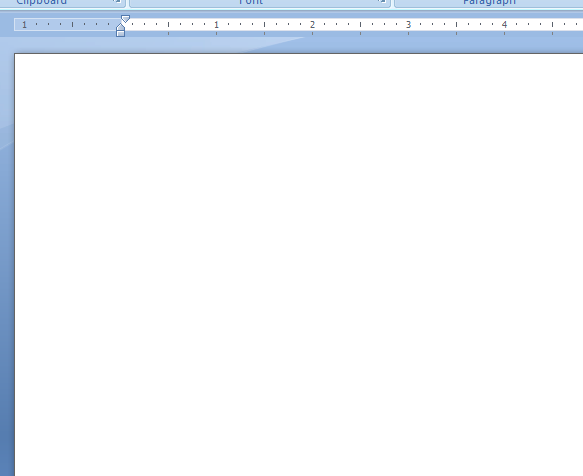
#> input picture data.PNG, 583 x 476 px; its folder holds only this picture in this run
$ python -i classification.py   (imports and definitions only)   (Python 2 division)   (older library calls are emulated)
#> lines starting #> are read from the running program, lines starting #| are printed output that depends on the picture; after the words box and inside, x2 and y2 are one past the last pixel; in counts of white or black regions, pixels touching at a corner belong together
import wx

import argparse
import cv2
import matplotlib.pyplot as plt
import cv2
import numpy as np
import sys
import glob
import math
import time
import os
import itertools
#import requests
from PIL import Image
from numpy import average, linalg, dot
from skimage.segmentation import slic
from skimage.segmentation import mark_boundaries
from skimage.util import img_as_float
import matplotlib.pyplot as plt
import numpy as np
import argparse
from skimage import io, color, img_as_ubyte
from skimage.feature import greycomatrix, greycoprops
from sklearn.metrics.cluster import entropy
from PIL import Image, ImageStat

from scipy.stats import kurtosis, skew

import math
import argparse
import imutils

import pywt
import pywt.data
import matplotlib.pyplot as plt
import math
from matplotlib.figure import Figure
from matplotlib.backends.backend_wxagg import FigureCanvasWxAgg as FigureCanvas

class Example(wx.Frame):

    # [217 lines left out: functions __init__, InitUI, scale_bitmap, OnClose, OnClosepre, OnClosewave and 1 more, not called in this run]


def feature ( filename ):
#> called with filename = 'data.PNG'
    img = Image.open(filename)
#> img is the input picture: PIL image 583x476 RGBA; mean R, G, B, A 243.6, 246.9, 250.8, 255


    im = Image.open(filename)
    im_grey = im.convert('LA') # convert to grayscale
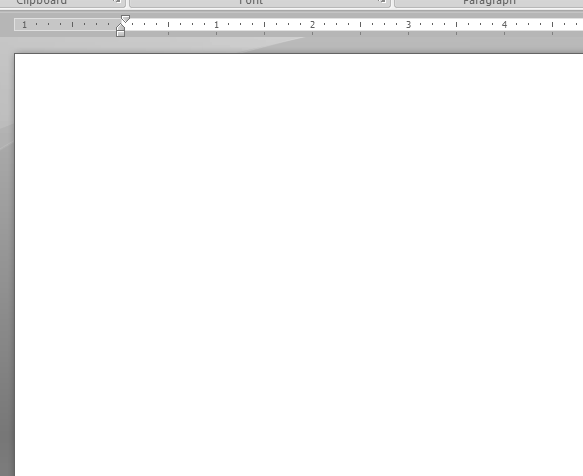
#> im_grey: PIL image 583x476 LA; mean R, G, B, A 246.3, 246.3, 246.3, 255
    width,height = im.size
#> width = 583; height = 476

    total=0
    for i in range(0,width):
        for j in range(0,height):
            total += im_grey.getpixel((i,j))[0]
#> after the loop, total = 68357254

    mean = total / (width * height)
#> mean = 246


    image = cv2.imread(filename)
    gray = cv2.cvtColor(image, cv2.COLOR_BGR2GRAY)
    blurred = cv2.GaussianBlur(gray, (5, 5), 0)
    thresh = cv2.threshold(blurred, 60, 255, cv2.THRESH_BINARY)[1]
#> thresh: shape (476, 583); every value is 255

    cnts = cv2.findContours(thresh.copy(), cv2.RETR_EXTERNAL,
            cv2.CHAIN_APPROX_SIMPLE)
#> cnts = 1 contour; box (x1, y1, x2, y2) and area: (0, 0, 583, 476) 276450
    cnts = cnts[0] if imutils.is_cv2() else cnts[1]
#> cnts = [[[0, 0], [0, 475], [582, 475], [582, 0]]]

    x=np.asarray(im)


    g_kernel = cv2.getGaborKernel((21, 21), 8.0, np.pi/4, 10.0, 0.5, 0, ktype=cv2.CV_32F)

    img = cv2.imread(filename)
    img = cv2.cvtColor(img, cv2.COLOR_BGR2GRAY)
    filtered_img = cv2.filter2D(img, cv2.CV_8UC3, g_kernel)


    img = cv2.imread(filename,0)
#> img: shape (476, 583); min 96, max 255, mean 246.5
    ret,thresh1 = cv2.threshold(img,127,255,cv2.THRESH_BINARY)
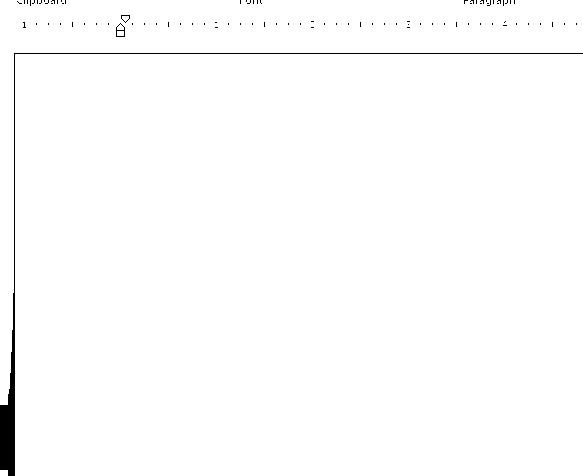
#> thresh1: shape (476, 583); 99.1% white; 91 black regions (88 under 20 px), largest, box (x1, y1, x2, y2) and area: (0, 53, 583, 476) 2236, (116, 23, 125, 37) 41, (121, 15, 130, 23) 22
    ret,thresh2 = cv2.threshold(img,127,255,cv2.THRESH_BINARY_INV)
    ret,thresh3 = cv2.threshold(img,127,255,cv2.THRESH_TRUNC)
    ret,thresh4 = cv2.threshold(img,127,255,cv2.THRESH_TOZERO)
    ret,thresh5 = cv2.threshold(img,127,255,cv2.THRESH_TOZERO_INV)
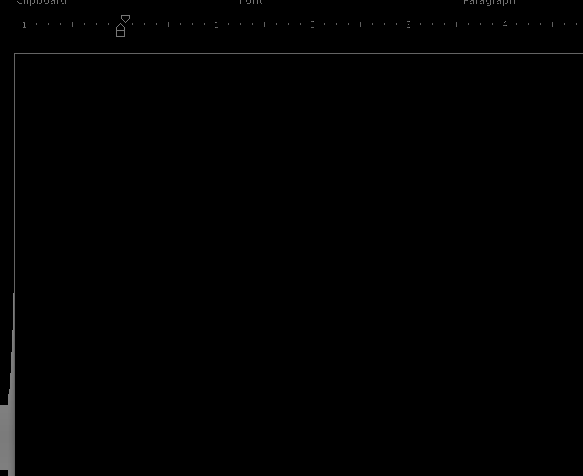
#> thresh5: shape (476, 583); min 0, max 127, mean 1

    titles = ['Original Image','BINARY','BINARY_INV','TRUNC','TOZERO','TOZERO_INV']
    images = [img, thresh1, thresh2, thresh3, thresh4, thresh5]

    for i in xrange(6):
        plt.subplot(2,3,i+1),plt.imshow(images[i],'gray')
        plt.title(titles[i])
        plt.xticks([]),plt.yticks([])

    #plt.show()


    #boader


    img = img
    edges = cv2.Canny(img,100,200)
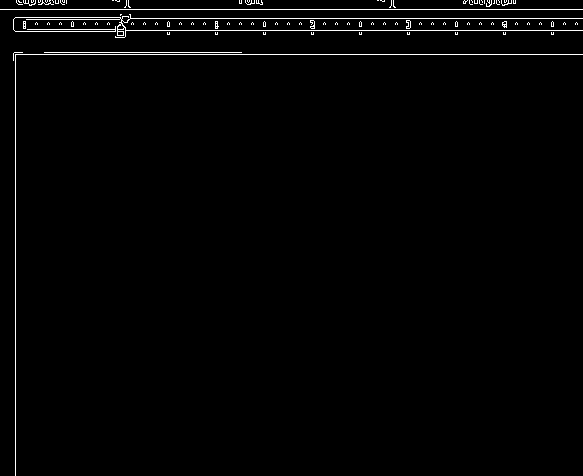
#> edges: shape (476, 583); 1.4% white in thin lines or dots

    plt.subplot(121),plt.imshow(img,cmap = 'gray')
    plt.title('Original Image'), plt.xticks([]), plt.yticks([])
    plt.subplot(122),plt.imshow(edges,cmap = 'gray')
    plt.title('Fractal Borders '), plt.xticks([]), plt.yticks([])

    #plt.show()


    h, w = g_kernel.shape[:2]
    g_kernel = cv2.resize(g_kernel, (3*w, 3*h), interpolation=cv2.INTER_CUBIC)


# [67 lines left out: functions superpixel, validate_contour, not called in this run]


def deg_to_rad(angle):
    return angle * np.pi / 180.0


def rad_to_deg(angle):
    return angle * 180 / np.pi


def enhance(img):
    kernel = np.array([[-1, 0, 1], [-2, 0, 2], [1, 0, 1]])
    return cv2.filter2D(img, -1, kernel)


# [207 lines left out: functions existingcall, ertcall, get_thumbnail, load_images, loadtrain, savefile and 2 more, not called in this run]


# [2 lines not run here, left out]

>>> result = feature('data.PNG')

$ run again, on aa.PNG
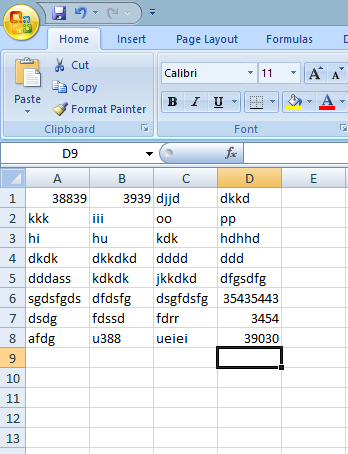
#> input picture aa.PNG, 348 x 454 px
#> in feature, img is the input picture: PIL image 348x454 RGBA; mean R, G, B, A 222.1, 229, 235.7, 255
#> after the loop in feature, `for i in range(0,width):`: total = 35981374
#> mean = 227
#> in feature, `thresh = cv2.threshold(blurred, 60, 255, cv2.THRESH_BINARY)[1]`:
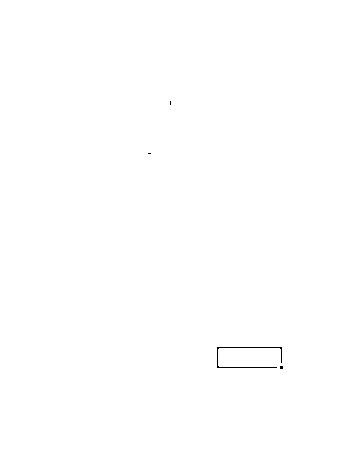
#> thresh: shape (454, 348); 99.9% white; black in thin lines or dots, all inside (x1, y1, x2, y2) = (148, 101, 283, 369)
#> in feature, `cnts = cv2.findContours(thresh.copy(), cv2.RETR_EXTERNAL, cv2.CHAIN_AP..`: cnts = 1 contour; box (x1, y1, x2, y2) and area: (0, 0, 348, 454) 157191
#> in feature, `cnts = cnts[0] if imutils.is_cv2() else cnts[1]`: cnts = [[[0, 0], [0, 453], [347, 453], [347, 0]]]
#> img: shape (454, 348)
#> thresh1: shape (454, 348); 96.5% white; black in thin lines or dots
#> thresh2: shape (454, 348); 3.5% white in thin lines or dots
#> in feature, `edges = cv2.Canny(img,100,200)`:
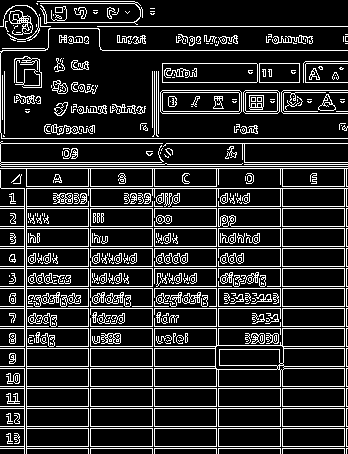
#> edges: shape (454, 348); 16.6% white in thin lines or dots
